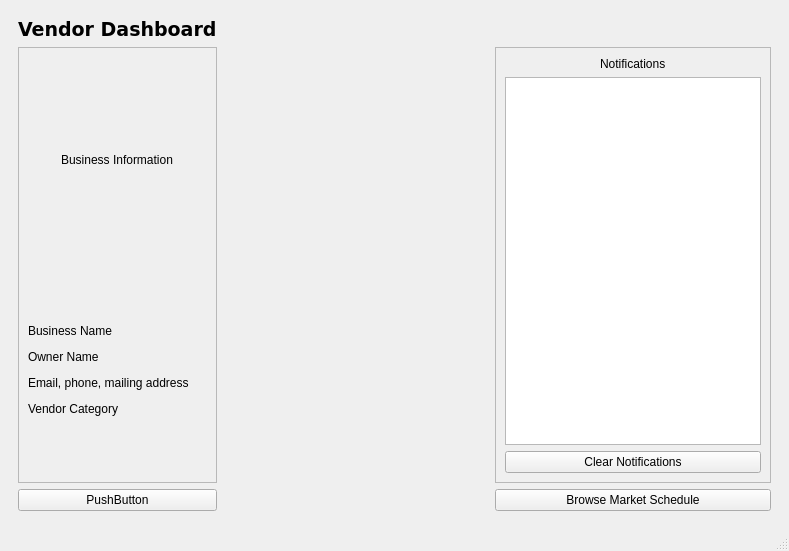
<?xml version="1.0" encoding="UTF-8"?>
<ui version="4.0">
 <class>MainWindow</class>
 <widget class="QMainWindow" name="MainWindow">
  <property name="geometry">
   <rect>
    <x>0</x>
    <y>0</y>
    <width>789</width>
    <height>551</height>
   </rect>
  </property>
  <property name="windowTitle">
   <string>MainWindow</string>
  </property>
  <widget class="QWidget" name="centralWidget">
   <layout class="QGridLayout" name="gridLayout_2">
    <item row="0" column="0">
     <widget class="QStackedWidget" name="stackedWidget">
      <property name="currentIndex">
       <number>1</number>
      </property>
      <widget class="QWidget" name="page_startupForm">
       <layout class="QGridLayout" name="gridLayout">
        <item row="0" column="1">
         <spacer name="verticalSpacer">
          <property name="orientation">
           <enum>Qt::Vertical</enum>
          </property>
          <property name="sizeHint" stdset="0">
           <size>
            <width>20</width>
            <height>40</height>
           </size>
          </property>
         </spacer>
        </item>
        <item row="1" column="1" alignment="Qt::AlignHCenter">
         <widget class="QLabel" name="label">
          <property name="text">
           <string>Enter Username</string>
          </property>
         </widget>
        </item>
        <item row="2" column="0">
         <spacer name="horizontalSpacer">
          <property name="orientation">
           <enum>Qt::Horizontal</enum>
          </property>
          <property name="sizeHint" stdset="0">
           <size>
            <width>40</width>
            <height>20</height>
           </size>
          </property>
         </spacer>
        </item>
        <item row="2" column="1">
         <layout class="QHBoxLayout" name="horizontalLayout">
          <item>
           <widget class="QLineEdit" name="lineEdit_username">
            <property name="text">
             <string/>
            </property>
           </widget>
          </item>
          <item>
           <widget class="QPushButton" name="pushButton_submitUsername">
            <property name="text">
             <string>Submit</string>
            </property>
           </widget>
          </item>
         </layout>
        </item>
        <item row="2" column="2">
         <spacer name="horizontalSpacer_2">
          <property name="orientation">
           <enum>Qt::Horizontal</enum>
          </property>
          <property name="sizeHint" stdset="0">
           <size>
            <width>40</width>
            <height>20</height>
           </size>
          </property>
         </spacer>
        </item>
        <item row="3" column="1">
         <spacer name="verticalSpacer_2">
          <property name="orientation">
           <enum>Qt::Vertical</enum>
          </property>
          <property name="sizeHint" stdset="0">
           <size>
            <width>20</width>
            <height>201</height>
           </size>
          </property>
         </spacer>
        </item>
       </layout>
      </widget>
      <widget class="QWidget" name="page_vendorDashboard">
       <layout class="QGridLayout" name="gridLayout_3">
        <item row="1" column="1">
         <spacer name="horizontalSpacer_3">
          <property name="orientation">
           <enum>Qt::Horizontal</enum>
          </property>
          <property name="sizeHint" stdset="0">
           <size>
            <width>40</width>
            <height>20</height>
           </size>
          </property>
         </spacer>
        </item>
        <item row="0" column="0">
         <widget class="QLabel" name="label_4">
          <property name="font">
           <font>
            <family>DejaVu Sans</family>
            <pointsize>14</pointsize>
            <weight>75</weight>
            <bold>true</bold>
           </font>
          </property>
          <property name="text">
           <string>Vendor Dashboard</string>
          </property>
         </widget>
        </item>
        <item row="2" column="3">
         <widget class="QPushButton" name="pushButton_browseMarketSchedule">
          <property name="text">
           <string>Browse Market Schedule</string>
          </property>
         </widget>
        </item>
        <item row="1" column="0">
         <widget class="QFrame" name="frame_businessInformation">
          <property name="frameShape">
           <enum>QFrame::StyledPanel</enum>
          </property>
          <property name="frameShadow">
           <enum>QFrame::Raised</enum>
          </property>
          <layout class="QVBoxLayout" name="verticalLayout">
           <item alignment="Qt::AlignHCenter">
            <widget class="QLabel" name="label_ownerName">
             <property name="text">
              <string>Business Information</string>
             </property>
            </widget>
           </item>
           <item>
            <widget class="QLabel" name="label_vendorCategory">
             <property name="text">
              <string>&lt;html&gt;&lt;head/&gt;&lt;body&gt;&lt;p&gt;Business Name&lt;/p&gt;&lt;p&gt;Owner Name&lt;/p&gt;&lt;p&gt;Email, phone, mailing address&lt;/p&gt;&lt;p&gt;Vendor Category&lt;/p&gt;&lt;/body&gt;&lt;/html&gt;</string>
             </property>
            </widget>
           </item>
          </layout>
         </widget>
        </item>
        <item row="1" column="3">
         <widget class="QFrame" name="frame">
          <property name="frameShape">
           <enum>QFrame::StyledPanel</enum>
          </property>
          <property name="frameShadow">
           <enum>QFrame::Raised</enum>
          </property>
          <layout class="QVBoxLayout" name="verticalLayout_2">
           <item alignment="Qt::AlignHCenter">
            <widget class="QLabel" name="label_2">
             <property name="text">
              <string>Notifications</string>
             </property>
            </widget>
           </item>
           <item>
            <widget class="QListWidget" name="listWidget_notifications"/>
           </item>
           <item>
            <widget class="QPushButton" name="pushButton_clearNotifications">
             <property name="text">
              <string>Clear Notifications</string>
             </property>
            </widget>
           </item>
          </layout>
         </widget>
        </item>
        <item row="2" column="0">
         <widget class="QPushButton" name="pushButton">
          <property name="text">
           <string>PushButton</string>
          </property>
         </widget>
        </item>
       </layout>
      </widget>
      <widget class="QWidget" name="page_marketSchedule">
       <layout class="QVBoxLayout" name="verticalLayout_5">
        <item>
         <widget class="QLabel" name="label_3">
          <property name="font">
           <font>
            <family>DejaVu Sans</family>
            <pointsize>14</pointsize>
            <weight>75</weight>
            <bold>true</bold>
           </font>
          </property>
          <property name="text">
           <string>Market Schedule</string>
          </property>
         </widget>
        </item>
        <item>
         <widget class="QWidget" name="widget_2" native="true">
          <layout class="QGridLayout" name="gridLayout_6">
           <item row="0" column="0">
            <widget class="QCalendarWidget" name="calendarWidget_marketSchedule">
             <property name="minimumDate">
              <date>
               <year>2026</year>
               <month>2</month>
               <day>1</day>
              </date>
             </property>
             <property name="maximumDate">
              <date>
               <year>2026</year>
               <month>2</month>
               <day>28</day>
              </date>
             </property>
             <property name="gridVisible">
              <bool>true</bool>
             </property>
             <property name="verticalHeaderFormat">
              <enum>QCalendarWidget::NoVerticalHeader</enum>
             </property>
             <property name="navigationBarVisible">
              <bool>true</bool>
             </property>
            </widget>
           </item>
           <item row="0" column="1">
            <widget class="QFrame" name="frame_2">
             <property name="frameShape">
              <enum>QFrame::StyledPanel</enum>
             </property>
             <property name="frameShadow">
              <enum>QFrame::Raised</enum>
             </property>
             <layout class="QVBoxLayout" name="verticalLayout_3">
              <item>
               <widget class="QLabel" name="label_marketDateInfo">
                <property name="text">
                 <string>&lt;html&gt;&lt;head/&gt;&lt;body&gt;&lt;p&gt;&amp;lt;Date&amp;gt;&lt;/p&gt;&lt;p&gt;&lt;br/&gt;&lt;/p&gt;&lt;p&gt;Available slots:&lt;/p&gt;&lt;p&gt;Food: &amp;lt;Number&amp;gt;&lt;/p&gt;&lt;p&gt;Artisan: &amp;lt;Number&amp;gt;&lt;/p&gt;&lt;/body&gt;&lt;/html&gt;</string>
                </property>
               </widget>
              </item>
              <item>
               <spacer name="verticalSpacer_3">
                <property name="orientation">
                 <enum>Qt::Vertical</enum>
                </property>
                <property name="sizeHint" stdset="0">
                 <size>
                  <width>20</width>
                  <height>40</height>
                 </size>
                </property>
               </spacer>
              </item>
              <item>
               <widget class="QPushButton" name="pushButton_bookStall">
                <property name="text">
                 <string>Book Stall</string>
                </property>
               </widget>
              </item>
             </layout>
            </widget>
           </item>
          </layout>
         </widget>
        </item>
        <item>
         <widget class="QWidget" name="widget" native="true">
          <layout class="QGridLayout" name="gridLayout_5">
           <item row="0" column="0">
            <widget class="QPushButton" name="pushButton_marketSchedule_returnToDashboard">
             <property name="text">
              <string>Return To Dashboard</string>
             </property>
            </widget>
           </item>
           <item row="0" column="1">
            <spacer name="horizontalSpacer_4">
             <property name="orientation">
              <enum>Qt::Horizontal</enum>
             </property>
             <property name="sizeHint" stdset="0">
              <size>
               <width>40</width>
               <height>20</height>
              </size>
             </property>
            </spacer>
           </item>
          </layout>
         </widget>
        </item>
       </layout>
      </widget>
     </widget>
    </item>
   </layout>
  </widget>
  <widget class="QMenuBar" name="menubar">
   <property name="geometry">
    <rect>
     <x>0</x>
     <y>0</y>
     <width>789</width>
     <height>22</height>
    </rect>
   </property>
  </widget>
  <widget class="QStatusBar" name="statusbar"/>
 </widget>
 <resources/>
 <connections/>
</ui>
